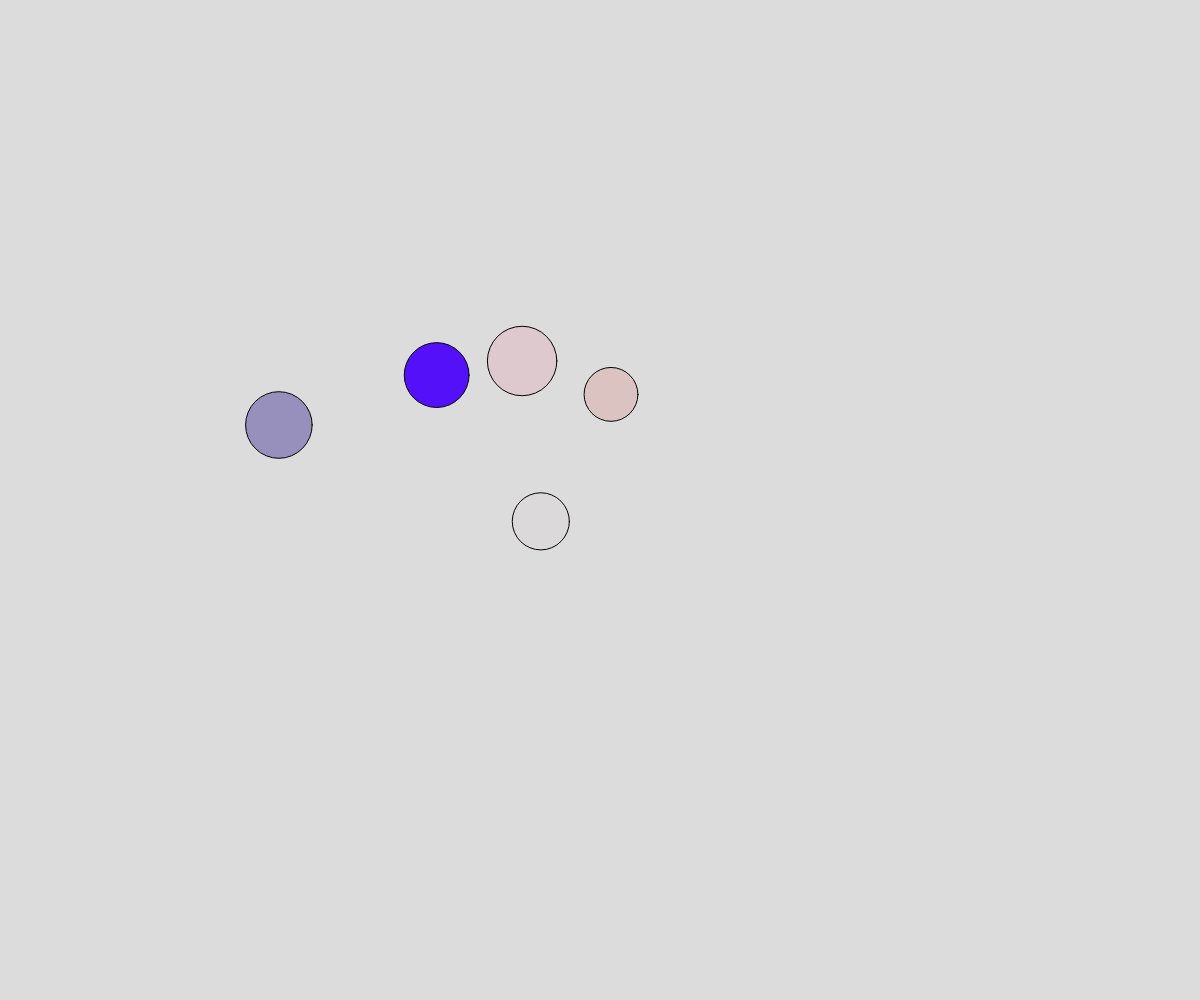
Frame 1 (no input)
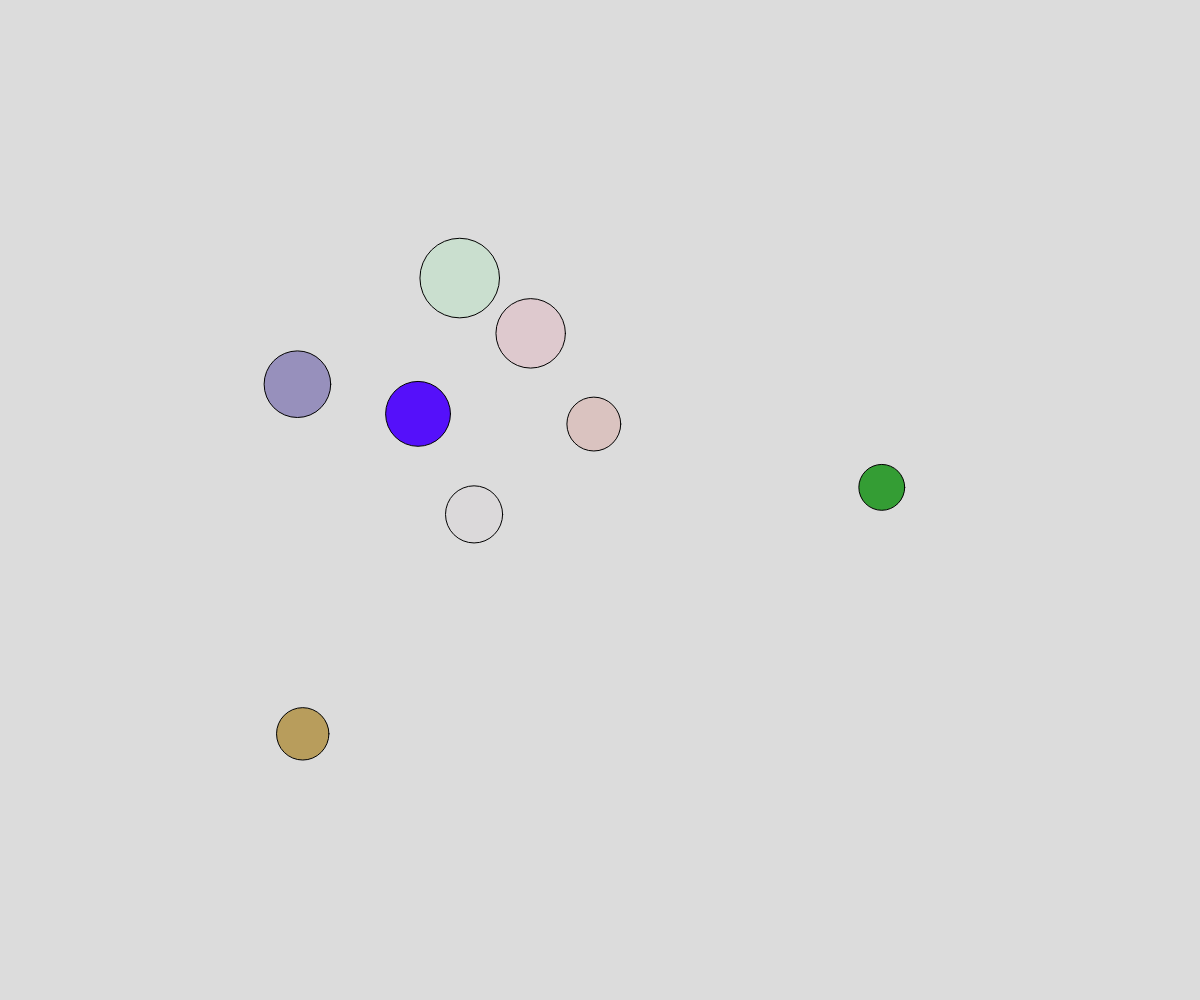
Frame 60 (no input)
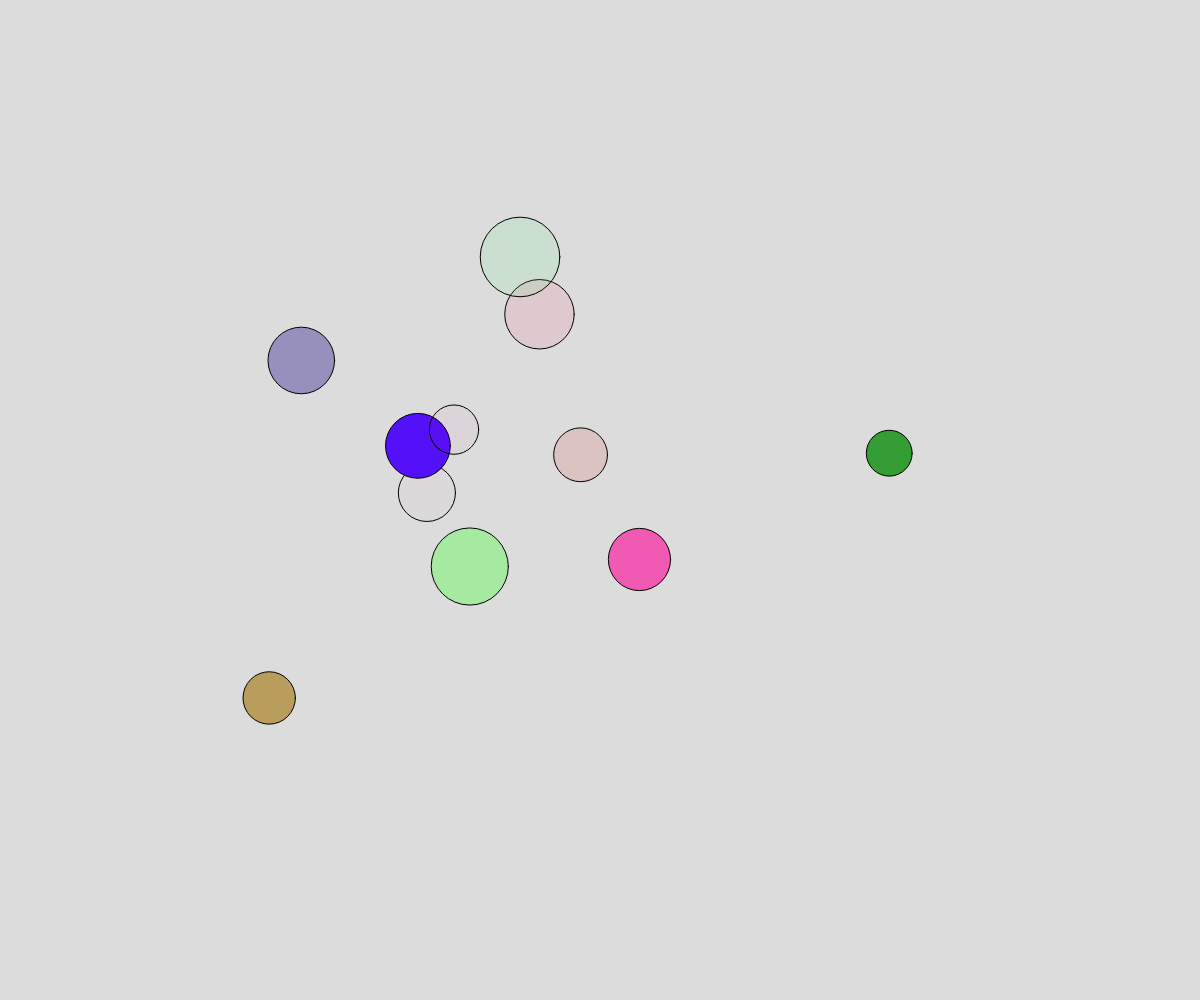
Frame 120 (the mouse pressed at the canvas centre since frame 60)

The p5.js sketch that drew these frames (run headless with seeded random() and noise() and a simulated clock; from frame 60 on, the mouse is pressed at the canvas centre):

// p5.js sketch
// ── sketch.js
// Project Title
// Your Name
// Date
//
// Extra for Experts:
// - describe what you did to take this project "above and beyond"

let theBubbles = [];
let deathLocations = [];

function setup() {
  createCanvas(windowWidth, windowHeight);
  //noStroke();

  for (let i = 0; i < 5; i++) {
    spawnBubble();
  }

  //create a new bubble every half second
  window.setInterval(spawnBubble, 500);
}

function draw() {
  background(220);
  // moveBubblesRandomly();
  moveBubblesWithNoise();
  displayBubbles();
  displayDeathSpots();
}

function mousePressed() {
  for (let bubble of theBubbles) {
    if (clickedInBubble(mouseX, mouseY, bubble)) {
      let theIndex = theBubbles.indexOf(bubble);
      theBubbles.splice(theIndex, 1);
      addDeath(mouseX, mouseY);
    }
  }
}

function displayDeathSpots() {
  for (let spot of deathLocations) {
    textAlign(CENTER, CENTER);
    fill("black");
    text("X", spot.x, spot.y);
  }
}

function addDeath(_x, _y) {
  let deathSpot = {
    x: _x, 
    y: _y,
  };
  deathLocations.push(deathSpot);
}

function clickedInBubble(x, y, theBubble) {
  let distanceAway = dist(x, y, theBubble.x, theBubble.y);
  if (distanceAway < theBubble.radius) {
    return true;
  }
  else {
    return false;
  }
}


function displayBubbles() {
  for (let bubble of theBubbles) {
    fill(bubble.r, bubble.g, bubble.b, bubble.alpha);
    circle(bubble.x, bubble.y, bubble.radius * 2);
  }
}

function moveBubblesWithNoise() {
  for (let bubble of theBubbles) {
    let x = noise(bubble.timeX) * width;
    let y = noise(bubble.timeY) * height;

    bubble.x = x;
    bubble.y = y;

    bubble.timeX += bubble.deltaTime;
    bubble.timeY += bubble.deltaTime;
  }
}

function moveBubblesRandomly() {
  for (let bubble of theBubbles) {
    let choice = random(100);
    if (choice < 50) {
      //move up
      bubble.y -= bubble.speed;
    }
    else if (choice < 65) {
      //move down
      bubble.y += bubble.speed;
    }
    else if (choice < 80) {
      //move right
      bubble.x += bubble.speed;
    }
    else {
      //move left
      bubble.x -= bubble.speed;
    }
  }
}

function spawnBubble() {
  let someBubble = {
    x: random(width),
    y: height + random(0, 25),
    speed: random(2, 5),
    radius: random(20, 40),
    r: random(255),
    g: random(255),
    b: random(255),
    alpha: random(255),
    timeX: random(10000000),
    timeY: random(10000000),
    deltaTime: 0.001,
  };
  theBubbles.push(someBubble);
}
